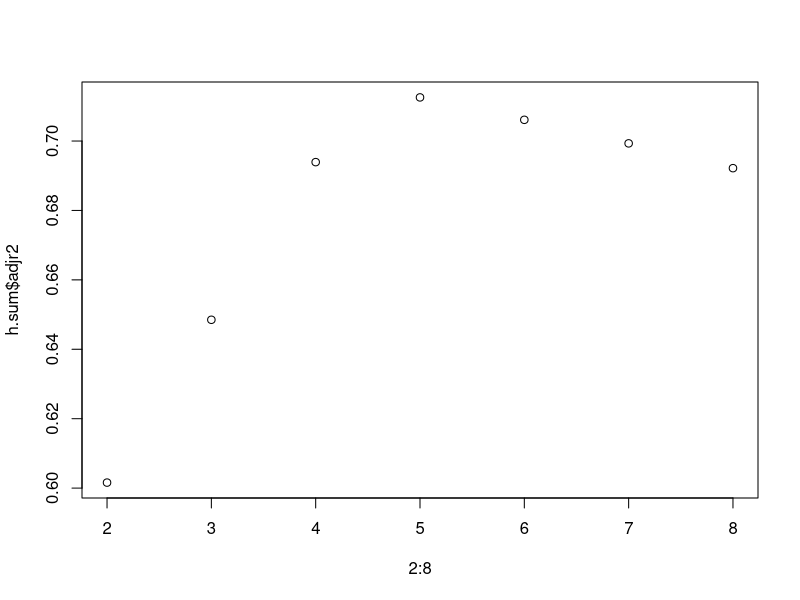

This figure's R source:
data(state)
state.x77
statedata = data.frame(state.x77, row.names = state.abb)
head(statedata)
head(state.x77)

g = lm(Life.Exp ~ . , data = statedata)
summary(g)
g1 = update(g, .~ .- Area)
summary(g1)

?step
step(g, direction = "backward", test = "F")
step(lm(Life.Exp ~ 1,data = statedata), scope = formula(g), direction = "forward", test = "F")
step(lm(Life.Exp ~ 1,data = statedata), scope = formula(g), direction = "both", test = "F")

library(leaps)
?regsubsets
h = regsubsets(Life.Exp ~ . , data = statedata, method = "exhaustive")
h = regsubsets(Life.Exp ~ . , data = statedata, method = "backward")
h.sum = summary(h)
plot(2:8, h.sum$adjr2)
